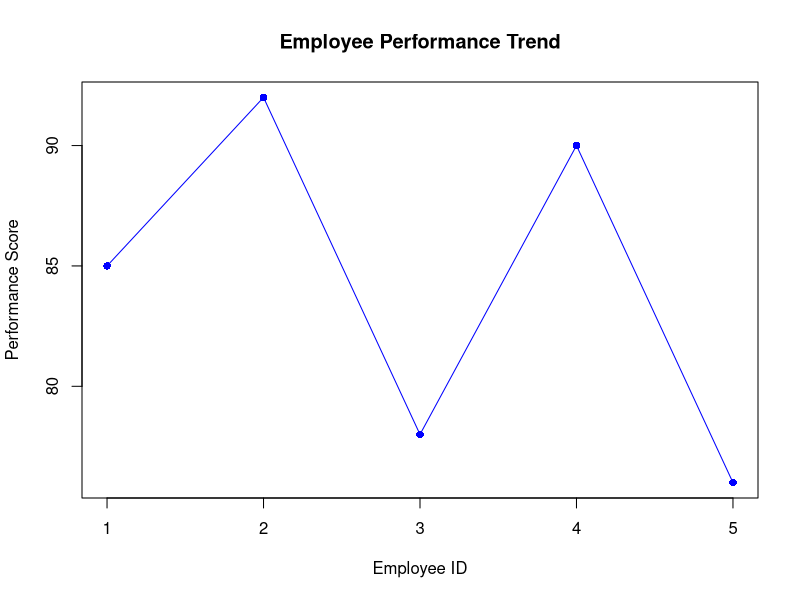
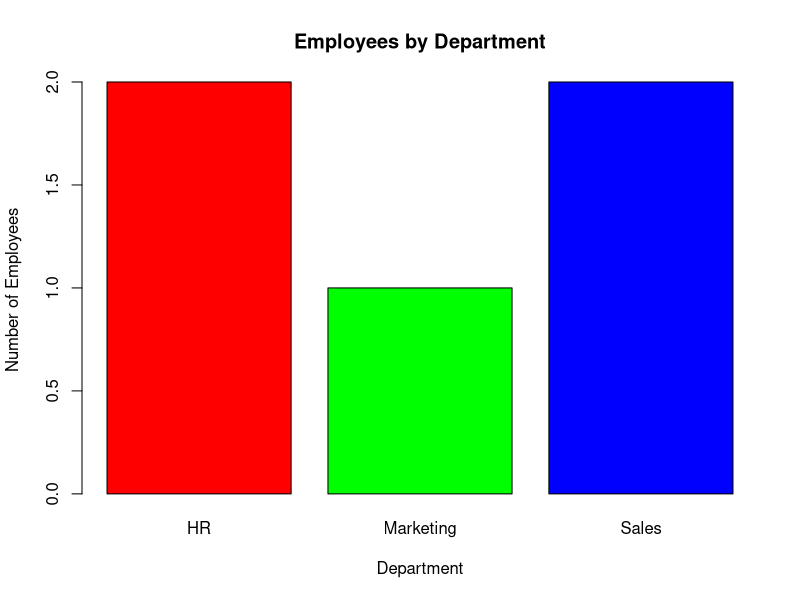
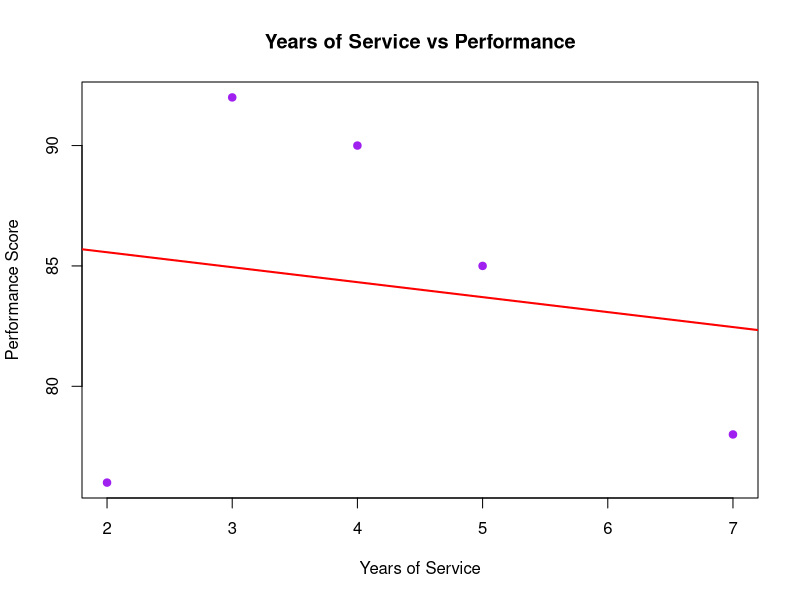

R code for these plots, in order:
employee <- data.frame(
  EmployeeID = c(1,2,3,4,5),
  Department = c("Sales","HR","Marketing","Sales","HR"),
  YearsOfService = c(5,3,7,4,2),
  PerformanceScore = c(85,92,78,90,76)
)

plot(employee$EmployeeID,
     employee$PerformanceScore,
     type = "o",
     col = "blue",
     pch = 16,
     xlab = "Employee ID",
     ylab = "Performance Score",
     main = "Employee Performance Trend")

dept <- table(employee$Department)

barplot(dept,
        col = c("red","green","blue"),
        main = "Employees by Department",
        xlab = "Department",
        ylab = "Number of Employees")

plot(employee$YearsOfService,
     employee$PerformanceScore,
     pch = 19,
     col = "purple",
     xlab = "Years of Service",
     ylab = "Performance Score",
     main = "Years of Service vs Performance")

abline(lm(PerformanceScore ~ YearsOfService, data = employee),
       col = "red",
       lwd = 2)

cat("\nInsight:\n")
cat("The scatter plot shows the relationship between years of service and performance score.\n")
cat("The trend line indicates a weak relationship between experience and performance.\n")
